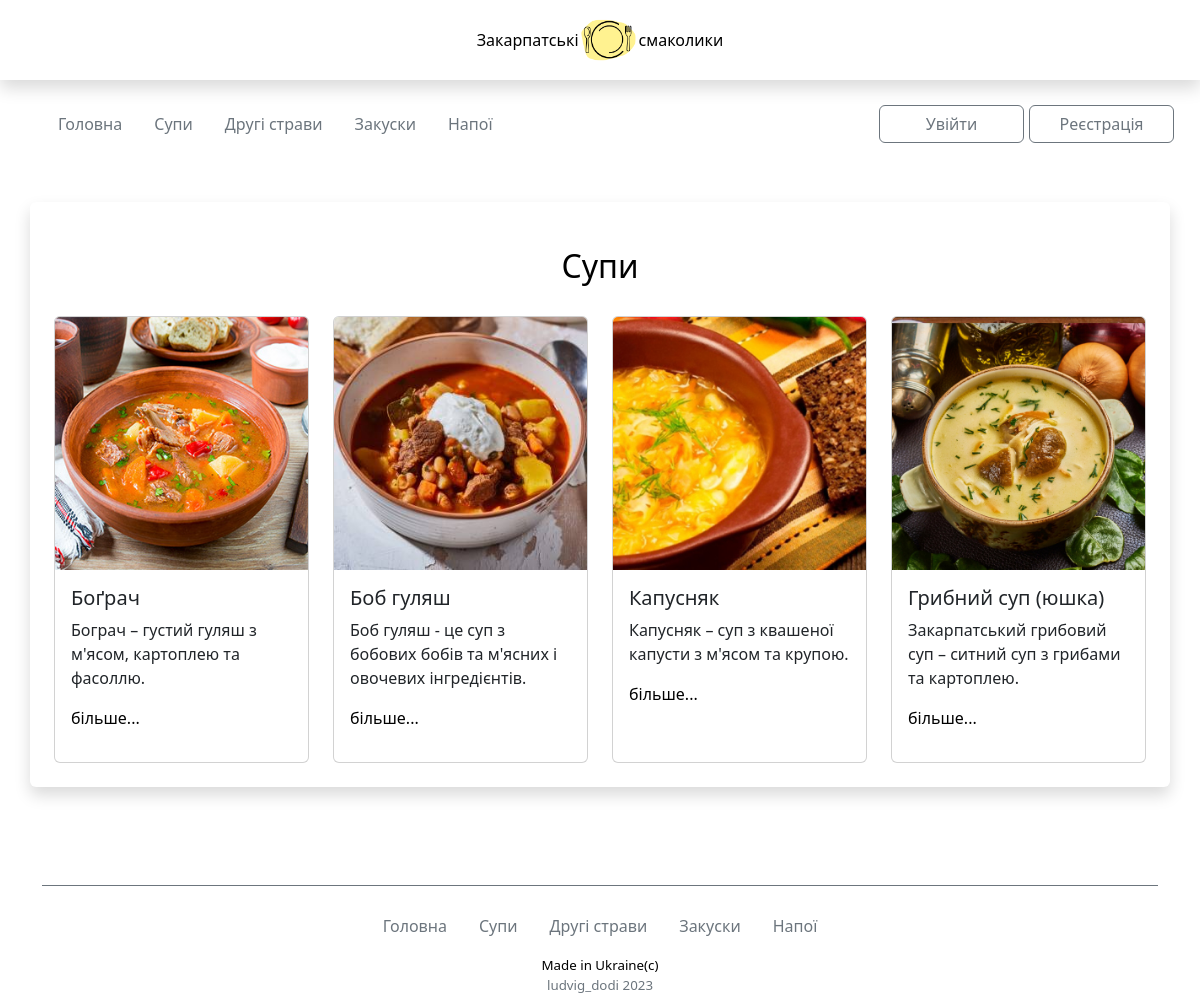
The app's page /soup, older data.
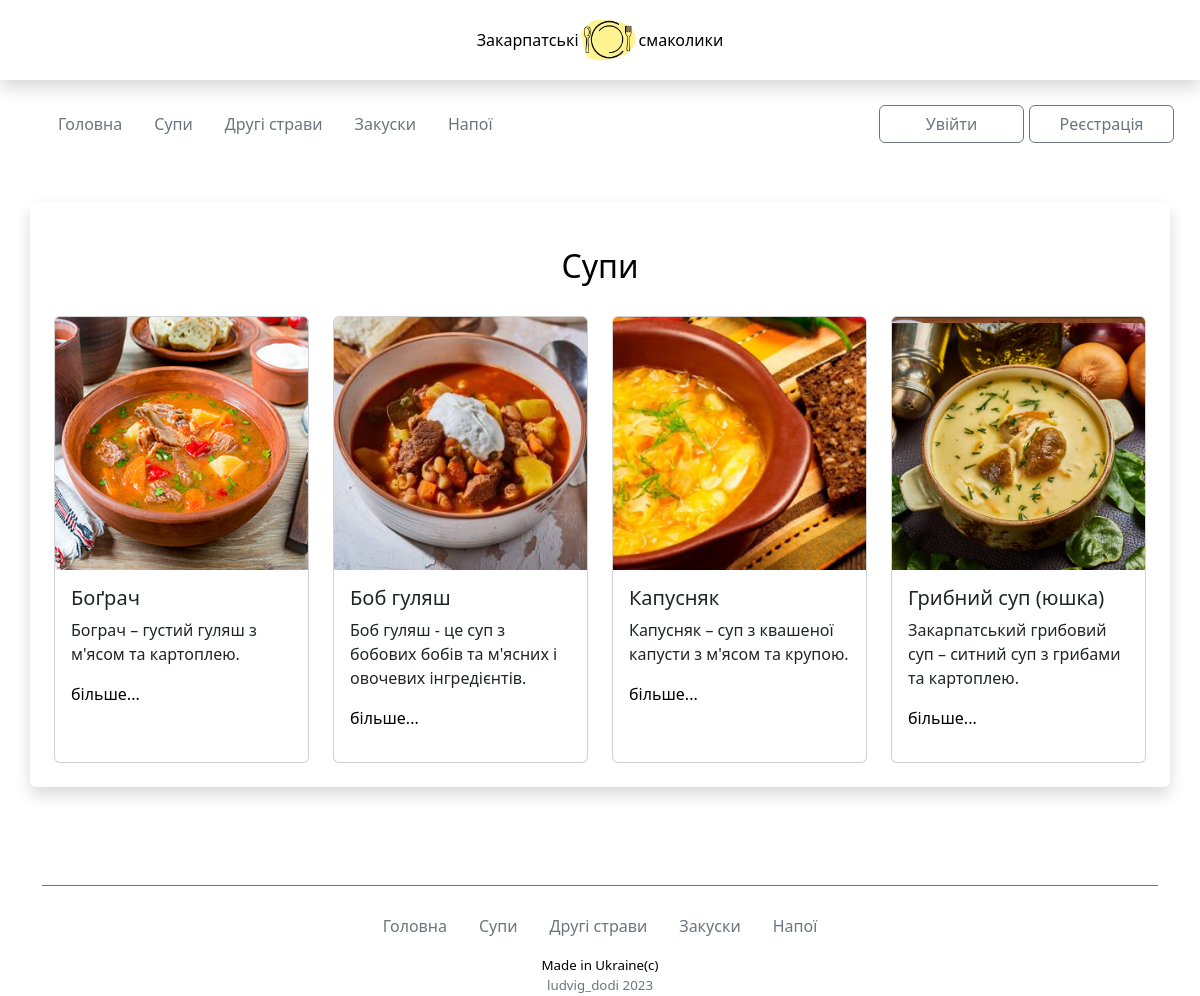
The same page, newer data.
### recipes_app/models.py (models this page shows, shortened)
class Recipes(models.Model):
    name = models.CharField('Назва страв', max_length=20, blank=False)
    food_type = models.CharField('Тип їжі', max_length=20, blank=False, default='')
    short_desc = models.TextField('Короткий опис', max_length=80, blank=False)
    img = models.ImageField(null=True, blank=True, upload_to="media/", verbose_name='img')
    text = RichTextUploadingField('Recipe')
    text_second = models.TextField('text', default='-')
    text_third = models.TextField('text', default='-')

### recipes_app/views.py (the view)
# urls.py: path('soup', soup_page, name='soup_page'),
def soup_page(request):
    soup = Recipes.objects.all()
    return render(request, 'soup_page.html', context={'soup': soup})

### templates/soup_page.html
{% extends 'base.html' %}
{% load static %}
{% block content %}
<div class="recipe-item">
    <div class="container shadow p-4 mb-5 mt-5 bg-body rounded">
        <h1>Супи </h1>
        <div class="row gy-3">
            {%  for i in soup %}
            {% if i.food_type == 'soup' %}
            <div class="col-lg-3 col-md-4 col-sm-6">
                <div class="card h-100 mb-3">
                    <a href="{{i.id}}"><img src="{{i.img.url}}" class="card-img-top" alt="..."></a>
                    <div class="card-body">
                      <h5 class="card-title">{{i.name}}</h5>
                      <p class="card-text">{{i.short_desc}}</p>
                      <a href="{{i.id}}">більше...</a>
                    </div>
                </div>
            </div>
            {% endif %}
            {% endfor %}
        </div>
    </div>
</div>
{% endblock content %}

### templates/base.html (shortened to what this page needs)
{% load static %}
<!DOCTYPE html>
<html lang="en">
<head>
    <link href="https://cdn.jsdelivr.net/npm/bootstrap@5.3.0/dist/css/bootstrap.min.css" rel="stylesheet">
    <link rel="stylesheet" href="https://cdnjs.cloudflare.com/ajax/libs/normalize/8.0.1/normalize.min.css" />
    <link rel="stylesheet" type="text/css" href="{% static 'css/style.css' %}"/>
    <link rel="stylesheet" href="{% static 'ckeditor/ckeditor/content-style.css'%}" type="text/css">
</head>
<body>
    <div class="wrapper">
      <header class="header">
        <div class="container-fluid">
          <div class="logo shadow">
              <span>Закарпатські</span>
              <a class="logo-link" href="{% url 'index' %}">
                <img src="{% static 'img/logo.png' %}" alt="Logo" width="60" height="50" class="d-inline-block align-text-top">
              </a>
              <span>смаколики</span>
          </div>
        </div>
        <div class="container mt-3">
          <nav class="navbar menu">
              <div class="container-fluid">
                  <div class="menu-item col-xl-9 col-lg-9 col-md-8 col-sm-12">
                    <ul class="nav">
                      <li class="nav-item">
                          <a class="nav-link active" aria-current="page" href="{% url 'index' %}">Головна</a>
                      </li>
                      <li class="nav-item">
                        <a class="nav-link" href="{% url 'soup_page' %}">Супи</a>
                      </li>
                      <li class="nav-item">
                        <a class="nav-link" href="{% url 'dish_page' %}">Другі страви</a>
                      </li>
                      <li class="nav-item">
                        <a class="nav-link" href="{% url 'aperetize_page'%}">Закуски</a>
                      </li>
                      <li class="nav-item">
                        <a class="nav-link" href="{% url 'drink_page'%}">Напої</a>
                      </li>
                    </ul>
                  </div>
                  <div class="login-item col-xl-3 col-lg-3 col-md-4 col-sm-12">
                    {% if user.is_authenticated %}
                      <form method="link" action="{% url 'logout'%}" class="user-name">
                        <span>Вітаю, {{ user.username }}!</span>
                        <button type="submit" class="btn btn-outline-secondary fixed-width-btn">Вийти</button>
                      </form>
                      {% else %}
                      <div class="reg-log">
                        <div class="second-button">
                          <form method="link" action="{% url 'login'%}" class="user-name">
                            <button type="submit" class="btn btn-outline-secondary fixed-width-btn">Увійти</button>
                          </form>
                        </div>
                        <div class="first-button">
                          <form method="link" action="{% url 'register_user'%}" class="user-name">
                            <button type="submit" class="btn btn-outline-secondary fixed-width-btn">Реєстрація</button>
                          </form>
                        </div>
                      </div>
                    {% endif %}
                  </div>
              </div>
          </nav>
        </div>
      </header>
      <main class="main">
        {% block content %}
        {% endblock content %}
      </main>
      <footer class="footer">
          <div class="container">
              <div class="footer-menu">
                  <div class="container">
                      <div class="col-12 footer_links">
                          <ul class="nav justify-content-center">
                              <li class="nav-item">
                                  <a class="nav-link active" aria-current="page" href="{% url 'index' %}">Головна</a>
                              </li>
                              <li class="nav-item">
                                <a class="nav-link" href="{% url 'soup_page' %}">Супи</a>
                              </li>
                              <li class="nav-item">
                                <a class="nav-link" href="{% url 'dish_page' %}">Другі страви</a>
                              </li>
                              <li class="nav-item">
                                <a class="nav-link" href="{% url 'aperetize_page'%}">Закуски</a>
                              </li>
                              <li class="nav-item">
                                <a class="nav-link" href="{% url 'drink_page'%}">Напої</a>
                              </li>
                          </ul>
                          <div class="col-12 footer-rights">
                              <span>Made in Ukraine(c) <a class="nav-link" href="https://www.linkedin.com/in/liudvyk-dodi-b73583151/">ludvig_dodi 2023</a></span>
                          </div>
                      </div>
                  </div>
              </div>
          </div>
      </footer>
    </div>
</body>
</html>

### static/css/style.css (style rules this page uses)
html, body { height: 100%; color: #000000; font-size: 1rem; }
body a { text-decoration: none; color: #000000; }
body img { padding: 0; margin: 0; max-width:100%; height: 100%; }
body h1 { text-align: center; margin-bottom: 30px; }
.wrapper { min-height: 100%; display: flex; flex-direction: column; }
.main { flex: 1 1 auto; }
.fixed-width-btn { width: 145px; margin-right: 5px; }
.container-fluid { padding: 0; }
.logo { display: flex; flex-direction: row; justify-content: center; align-items: center; margin: 0; height: 80px; }
.nav-link { text-decoration: none; color: #6c757d; }
form.user-name { display: flex; flex-direction: row; align-items: center; justify-content: space-around; }
.reg-log { display: flex; flex-direction: row; justify-content: space-evenly; }
.recipe-item { margin-top: 50px; }
.footer { height: 100px; margin-top: 50px; }
.footer-menu>.container { display: flex; flex-direction: column; justify-content: space-around; align-items: center; border-top: 1px solid #6c757d; padding-top: 20px; }
.footer-rights { text-align: center; margin-top: 10px; font-size: smaller; }

Row changes from the older to the newer data that the page shows:
changed Recipes "Боґрач": short_desc "Бограч – густий гуляш з м'ясом, картоплею та фасоллю." → "Бограч – густий гуляш з м'ясом та картоплею."
